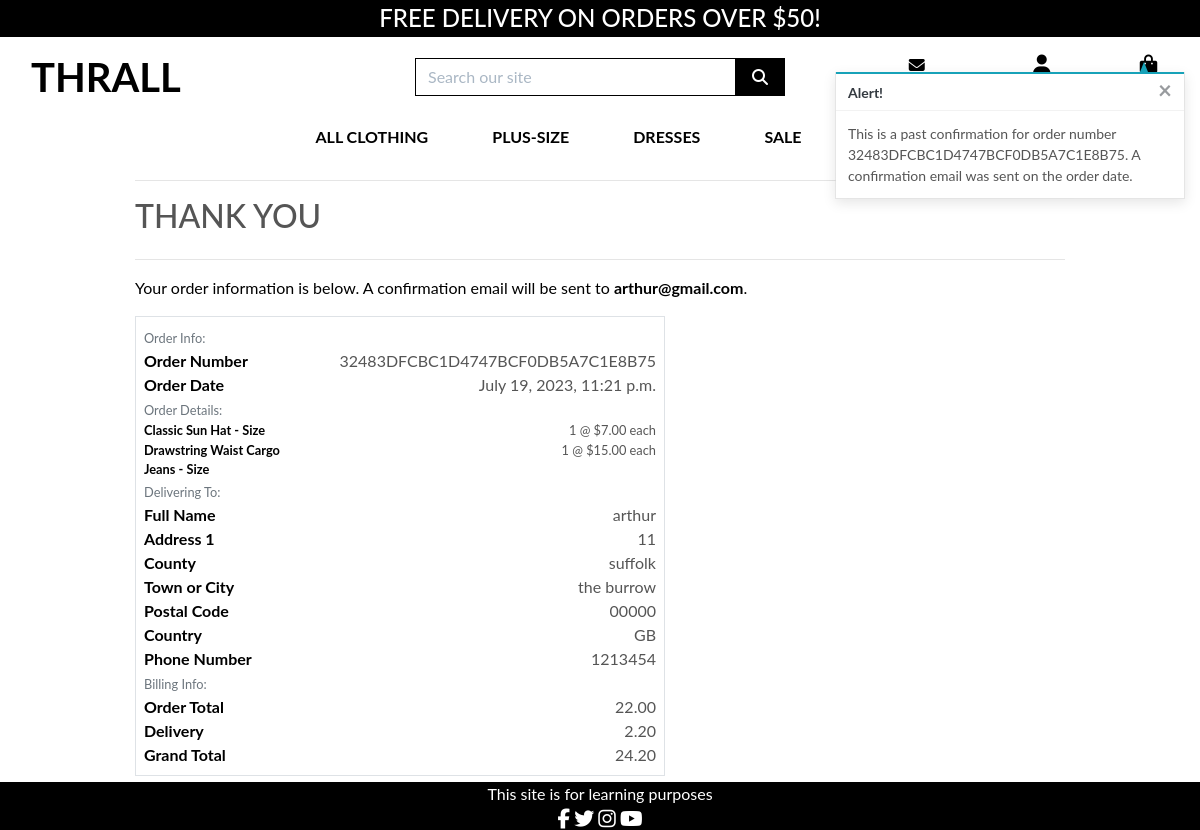
Screenshot of /profile/order_history/32483DFCBC1D4747BCF0DB5A7C1E8B75 with the database file from the repository.
### checkout/models.py (models this page shows, shortened)
class Order(models.Model):
    order_number = models.CharField(max_length=32, null=False, editable=False)
    user_profile = models.ForeignKey(UserProfile, on_delete=models.SET_NULL,
                                     null=True, blank=True, related_name='orders')
    full_name = models.CharField(max_length=50, null=False, blank=False)
    email = models.EmailField(max_length=254, null=False, blank=False)
    phone_number = models.CharField(max_length=20, null=False, blank=False)
    country = CountryField(blank_label='Country *', null=False, blank=False)
    postcode = models.CharField(max_length=20, null=True, blank=True)
    town_or_city = models.CharField(max_length=40, null=False, blank=False)
    street_address1 = models.CharField(max_length=80, null=False, blank=False)
    street_address2 = models.CharField(max_length=80, null=True, blank=True)
    county = models.CharField(max_length=80, null=True, blank=True)
    date = models.DateTimeField(auto_now_add=True)
    delivery_cost = models.DecimalField(max_digits=6, decimal_places=2, null=False, default=0)
    order_total = models.DecimalField(max_digits=10, decimal_places=2, null=False, default=0)
    grand_total = models.DecimalField(max_digits=10, decimal_places=2, null=False, default=0)
    original_bag = models.TextField(null=False, blank=False, default='')
    stripe_pid = models.CharField(max_length=254, null=False, blank=False, default='')

class OrderLineItem(models.Model):
    order = models.ForeignKey(Order, null=False, blank=False, on_delete=models.CASCADE, related_name='lineitems')
    product = models.ForeignKey(Product, null=False, blank=False, on_delete=models.CASCADE)
    product_size = models.CharField(max_length=2, null=True, blank=True) # XS, S, M, L, XL
    quantity = models.IntegerField(null=False, blank=False, default=0)
    lineitem_total = models.DecimalField(max_digits=6, decimal_places=2, null=False, blank=False, editable=False)

### products/models.py (models this page shows, shortened)
class Product(models.Model):
    category = models.ForeignKey('Category', null=True, blank=True, on_delete=models.SET_NULL)
    name = models.CharField(max_length=254)
    sku = models.CharField(max_length=254, null=True, blank=True)
    description = models.TextField(default=True)
    has_sizes = models.BooleanField(default=True, null=True, blank=True)
    price = models.DecimalField(max_digits=6, decimal_places=2)
    rating = models.DecimalField(max_digits=6, decimal_places=2, null=True, blank=True)
    image_url = models.URLField(max_length=1024, null=True, blank=True)
    image = models.ImageField(null=True, blank=True)

### profiles/views.py (the view)
# urls.py: path('order_history/<order_number>', views.order_history, name='order_history'),
def order_history(request, order_number):
    order = get_object_or_404(Order, order_number=order_number)
    messages.info(request, (
        f'This is a past confirmation for order number {order_number}. '
        'A confirmation email was sent on the order date.'
    ))
    template = 'checkout/checkout_success.html'
    context = {
        'order': order,
        'from_profile': True,
    }
    return render(request, template, context)

### checkout/templates/checkout/checkout_success.html (shortened to what this page needs)
{% extends "base.html" %}
{% load static %}
{% block extra_css %}
    <link rel="stylesheet" href="{% static 'checkout/css/checkout.css' %}">
{% endblock %}
{% block page_header %}
    <div class="container header-container">
    </div>
{% endblock %}
{% block content %}
    <div class="overlay"></div>
    <div class="container">
        <div class="row">
            <div class="col">
                <hr>
                <h2 class="logo-font mb-4">Thank You</h2>
                <hr>
                <p class="text-black">Your order information is below. A confirmation email will be sent to <strong>{{ order.email }}</strong>.</p>
            </div>
        </div>
        <div class="row">
            <div class="col-12 col-lg-7">
                <div class="order-confirmation-wrapper p-2 border">
                    <div class="row">
                        <div class="col">
                            <small class="text-muted">Order Info:</small>
                        </div>
                    </div>
                    <div class="row">
                        <div class="col-12 col-md-4">
                            <p class="mb-0 text-black font-weight-bold">Order Number</p>
                        </div>
                        <div class="col-12 col-md-8 text-md-right">
                            <p class="mb-0">{{ order.order_number }}</p>
                        </div>
                    </div>
                    <div class="row">
                        <div class="col-12 col-md-4">
                            <p class="mb-0 text-black font-weight-bold">Order Date</p>
                        </div>
                        <div class="col-12 col-md-8 text-md-right">
                            <p class="mb-0">{{ order.date }}</p>
                        </div>
                    </div>
                    <div class="row">
                        <div class="col">
                            <small class="text-muted">Order Details:</small>
                        </div>
                    </div>
                    {% for item in order.lineitems.all %}
                    <div class="row">
                        <div class="col-12 col-md-4">
                            <p class="small mb-0 text-black font-weight-bold">
                                {{ item.product.name }}{% if item.product_size %} - Size {{ item.product.size|upper }}{% endif %}
                            </p>
                        </div>
                        <div class="col-12 col-md-8 text-md-right">
                            <p class="small mb-0">{{ item.quantity }} @ ${{ item.product.price }} each</p>
                        </div>
                    </div>
                    {% endfor %}
                    <div class="row">
                        <div class="col">
                            <small class="text-muted">Delivering To:</small>
                        </div>
                    </div>
                    <div class="row">
                        <div class="col-12 col-md-4">
                            <p class="mb-0 text-black font-weight-bold">Full Name</p>
                        </div>
                        <div class="col-12 col-md-8 text-md-right">
                            <p class="mb-0">{{ order.full_name }}</p>
                        </div>
                    </div>
                    <div class="row">
                        <div class="col-12 col-md-4">
                            <p class="mb-0 text-black font-weight-bold">Address 1</p>
                        </div>
                        <div class="col-12 col-md-8 text-md-right">
                            <p class="mb-0">{{ order.street_address1 }}</p>
                        </div>
                    </div>
                    {% if order.county %}
                    <div class="row">
                        <div class="col-12 col-md-4">
                            <p class="mb-0 text-black font-weight-bold">County</p>
                        </div>
                        <div class="col-12 col-md-8 text-md-right">
                            <p class="mb-0">{{ order.county }}</p>
                        </div>
                    </div>
                    {% endif %}
                    <div class="row">
                        <div class="col-12 col-md-4">
                            <p class="mb-0 text-black font-weight-bold">Town or City</p>
                        </div>
                        <div class="col-12 col-md-8 text-md-right">
                            <p class="mb-0">{{ order.town_or_city }}</p>
                        </div>
                    </div>
                    {% if order.postcode %}
                    <div class="row">
                        <div class="col-12 col-md-4">
                            <p class="mb-0 text-black font-weight-bold">Postal Code</p>
                        </div>
                        <div class="col-12 col-md-8 text-md-right">
                            <p class="mb-0">{{ order.postcode }}</p>
                        </div>
                    </div>
                    {% endif %}
                    <div class="row">
                        <div class="col-12 col-md-4">
                            <p class="mb-0 text-black font-weight-bold">Country</p>
                        </div>
                        <div class="col-12 col-md-8 text-md-right">
                            <p class="mb-0">{{ order.country }}</p>
                        </div>
                    </div>
                    <div class="row">
                        <div class="col-12 col-md-4">
                            <p class="mb-0 text-black font-weight-bold">Phone Number</p>
                        </div>
                        <div class="col-12 col-md-8 text-md-right">
                            <p class="mb-0">{{ order.phone_number }}</p>
                        </div>
                    </div>
                    <div class="row">
                        <div class="col">
                            <small class="text-muted">Billing Info:</small>
                        </div>
                    </div>
                    <div class="row">
                        <div class="col-12 col-md-4">
                            <p class="mb-0 text-black font-weight-bold">Order Total</p>
                        </div>
                        <div class="col-12 col-md-8 text-md-right">
                            <p class="mb-0">{{ order.order_total }}</p>
                        </div>
                    </div>
                    <div class="row">
                        <div class="col-12 col-md-4">
                            <p class="mb-0 text-black font-weight-bold">Delivery</p>
                        </div>
                        <div class="col-12 col-md-8 text-md-right">
                            <p class="mb-0">{{ order.delivery_cost }}</p>
                        </div>
                    </div>
                    <div class="row">
                        <div class="col-12 col-md-4">
                            <p class="mb-0 text-black font-weight-bold">Grand Total</p>
                        </div>
                        <div class="col-12 col-md-8 text-md-right">
                            <p class="mb-0">{{ order.grand_total }}</p>
                        </div>
                    </div>
                </div>
            </div>
        </div>
        <div class="row">
			<div class="col-12 col-lg-7 text-right">
                {% if from_profile %}
                    <a href="{% url 'profile' %}" class="btn btn-black rounded-0 my-2">
                        <span class="icon mr-2">
                        </span>
                        <span class="text-uppercase">Back to Profile</span>
                    </a>
                {% endif %}
			</div>
		</div>
    </div>
{% endblock %}

### rows the page displays
Order: email "arthur@gmail.com", order_number "32483DFCBC1D4747BCF0DB5A7C1E8B75", date "July 19, 2023, 11:21 p.m.", full_name "arthur", street_address1 "11", county "suffolk", town_or_city "the burrow", postcode "00000", country "GB", phone_number "1213454", order_total "22.00", delivery_cost "2.20", grand_total "24.20"
OrderLineItem: product.name "Classic Sun Hat", quantity "1", product.price "7.00"
OrderLineItem: product.name "Drawstring Waist Cargo Jeans", quantity "1", product.price "15.00"

### other values shown
{{ free_delivery_threshold }} "50"
{{ message }} "This is a past confirmation for order number 32483DFCBC1D4747BCF0DB5A7C1E8B75. A confirmation email was sent on the order date."
